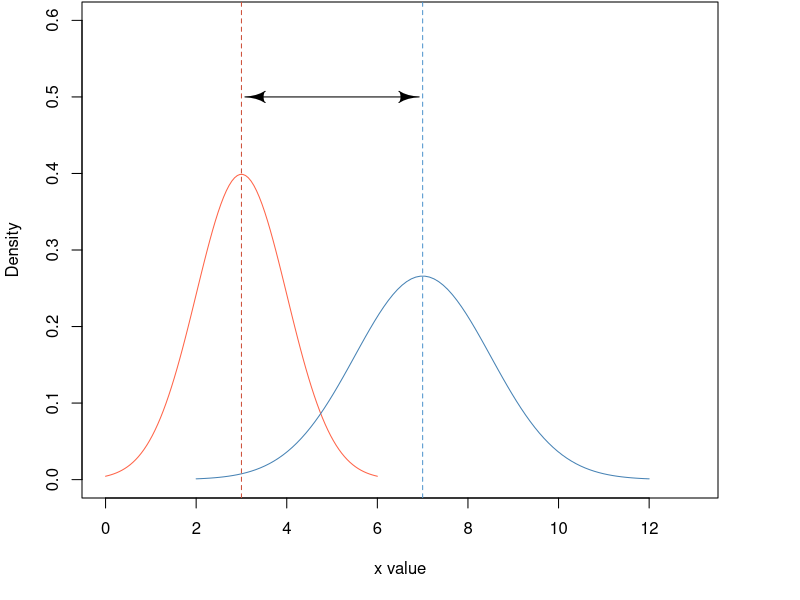
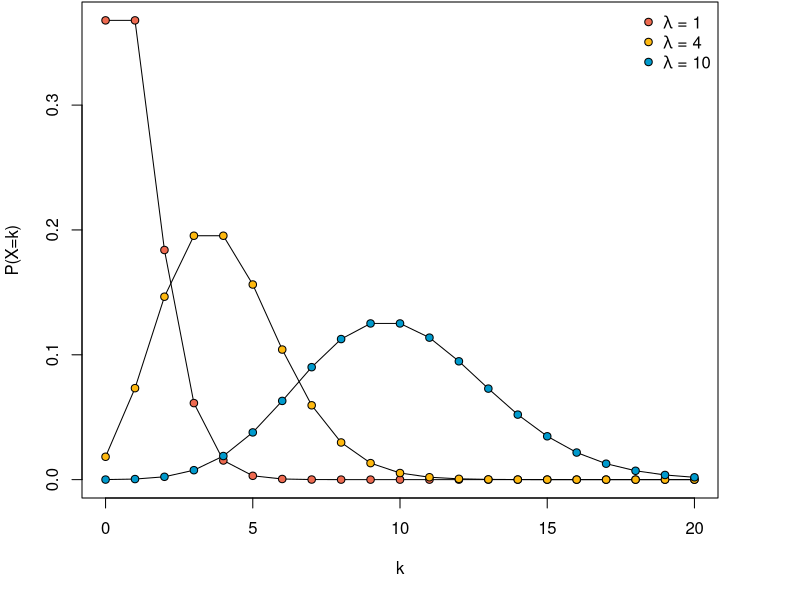

These figures' R source, in order:
## ---- chunk 1
library(shape)
x1 <- seq(0, 6, length=100)
hx1 <- dnorm(x1, mean = 3, sd = 1)
x2 <- seq(2, 12, length=100)
hx2 <- dnorm(x2, mean = 7, sd = 1.5)
par(bg=NA, mar=c(5, 4, 0, 4) + 0.1) 

plot(x1, hx1, type="l", lty=1, 
     xlab="x value", ylab="Density",
     col="tomato", ylim=c(0, 0.6), xlim=c(0, 13))
lines(x2, hx2, type="l", col="steelblue")
abline(v=3, col="tomato3", lty=2)
abline(v=7, col="steelblue3", lty=2)
Arrows(3.3, 0.5, 6.7, 0.5, code = 3, arr.type = "curved")
## ---- chunk 2
x1 <- seq(0, 20)
hx1 <- dpois(x1, lambda = 1)
hx2 <- dpois(x1, lambda = 4)
hx3 <- dpois(x1, lambda = 10)
par(bg=NA, mar=c(5, 4, 0, 4) + 0.1) 
plot(x1, hx1, type="l", lty=1,
     xlab="k", ylab="P(X=k)")
lines(x1, hx2, type="l")
lines(x1, hx3, type="l")
cols <- c("coral2", "darkgoldenrod1", "deepskyblue3")
points(x1, hx1, bg=cols[1], pch=21)
points(x1, hx2, bg=cols[2], pch=21)
points(x1, hx3, bg=cols[3], pch=21)
leg <- c(expression(paste(lambda, " = ", 1)),
         expression(paste(lambda, " = ", 4)),
         expression(paste(lambda, " = ", 10)))
legend("topright", legend = leg, pt.bg = cols, pch=21, bty="n")
